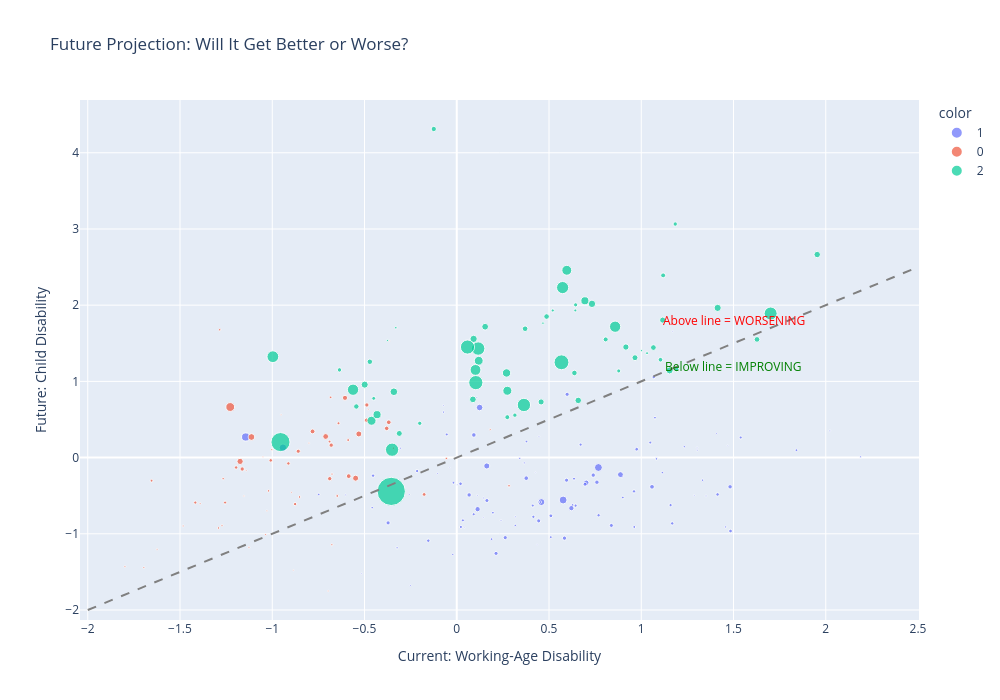

Notebook source saved alongside this figure:
### Code cell
# --- 2.5 Future Projection: Working-Age vs Child Health ---

fig_future = px.scatter(
    df_work,
    x="working_age_health_index",
    y="child_health_index",
    color=df_work["cluster"].astype(str),
    size="total_population",
    hover_name="settlement_name",
    labels={
        "working_age_health_index": "Current: Working-Age Disability",
        "child_health_index": "Future: Child Disability"
    },
    title="Future Projection: Will It Get Better or Worse?"
)

# Add diagonal line (no change)
fig_future.add_shape(
    type="line",
    x0=-2, y0=-2, x1=2.5, y1=2.5,
    line=dict(color="gray", dash="dash")
)

fig_future.add_annotation(
    x=1.5, y=1.8,
    text="Above line = WORSENING",
    showarrow=False,
    font=dict(color="red")
)

fig_future.add_annotation(
    x=1.5, y=1.2,
    text="Below line = IMPROVING",
    showarrow=False,
    font=dict(color="green")
)

fig_future.update_layout(width=1000, height=700)
fig_future.show()

### Figure 1 — Plotly figure (JSON) as saved in the notebook; plotly's stock layout.template omitted (floating-point values rounded to 4 significant figures)
{"data": [{"hovertemplate": "<b>%{hovertext}</b><br><br>color=1<br>Current: Working-Age Disability=%{x}<br>Future: Child Disability=%{y}<br>total_population=%{marker.size}<extra></extra>", "hovertext": ["אבו גוש", "אבו סנאן", "אבו תלול", "אבטין", "אבן שמואל", "אום אל-פחם", "אום בטין", "אכסאל", "אל סייד", "אעבלין", "באקה אל-גרביה", "באר גנים", "בועיינה-נוג'ידאת", "בוקעאתא", "ביר אל-מכסור", "ביר הדאג'", "בית ג'ן", "ביתר עילית", "בסמ\"ה", "בסמת טבעון", "בענה", "ג'דיידה-מכר", "ג'ולס", "ג'לג'וליה", "ג'סר א-זרקא", "ג'ת", "גבע בנימין", "גני מודיעין", "דאלית אל-כרמל", "דבורייה", "דייר אל-אסד", "דייר חנא", "זמר", "זרזיר", "חורה", "חורפיש", "טובא-זנגרייה", "טורעאן", "טייבה", "טירה", "טמרה", "יאנוח-ג'ת", "יבנאל", "יפיע", "ירוחם", "ירכא", "כאבול", "כאוכב אבו אל-היג'א", "כסיפה", "כסרא-סמיע", "כעביה-טבאש-חג'אג'רה", "כפר ברא", "כפר יאסיף", "כפר כמא", "כפר כנא", "כפר מנדא", "כפר מצר", "כפר קאסם", "כפר קרע", "לקיה", "מג'ד אל-כרום", "מג'דל שמס", "מגאר", "מגדל", "מודיעין עילית", "מוקייבלה", "מזרעה", "מייסר", "מסעדה", "מעלה עירון", "מצפה רמון", "משהד", "נאעורה", "נחף", "ניין", "נצרת", "נתיבות", "סאג'ור", "סולם", "סח'נין", "סלמה", "ע'ג'ר", "עוזייר", "עיילבון", "עילוט", "עין מאהל", "עין נקובא", "עין קנייא", "עמנואל", "עספיא", "עראבה", "ערערה", "ערערה-בנגב", "פוריידיס", "פקיעין (בוקייעה)", "קלנסווה", "קריית ארבע", "ראמה", "ראש פינה", "רהט", "ריינה", "רכסים", "שבלי - אום אל-גנם", "שגב-שלום", "שייח' דנון", "שעב", "שפרעם", "תל שבע"], "legendgroup": "1", "marker": {"color": "#636efa", "size": [8426, 14502, 2867, 2931, 2065, 60641, 4371, 15791, 3407, 13228, 35170, 2292, 10969, 7024, 11104, 3666, 12896, 71073, 11698, 8245, 6611, 21134, 6871, 10877, 15778, 9384, 5997, 3084, 20395, 11265, 10052, 11279, 7518, 9299, 23033, 6794, 6905, 15136, 47069, 26833, 36657, 6969, 4502, 19976, 12061, 17188, 13190, 3658, 21654, 9582, 6291, 4148, 10620, 3583, 24636, 22269, 2814, 26353, 20799, 18401, 21794, 11660, 24667, 2076, 86326, 4530, 4149, 2064, 4198, 16152, 5687, 8900, 3169, 14252, 2016, 78999, 54781, 4587, 3065, 35524, 3681, 2887, 3641, 5706, 9163, 14404, 3799, 2392, 5569, 11058, 28010, 21203, 21590, 13838, 6114, 24627, 7910, 8469, 3175, 79100, 17247, 14689, 6830, 13396, 2946, 7869, 43185, 24242], "sizemode": "area", "sizeref": 2537.0, "symbol": "circle"}, "mode": "markers", "name": "1", "orientation": "v", "showlegend": true, "type": "scatter", "x": [0.3779, 1.168, -0.4111, 1.171, 0.07536, 0.4588, 0.1088, 1.414, -0.4242, 0.6439, 0.113, -0.03811, 0.6277, 0.3174, 1.049, -0.251, 0.02239, -0.9421, 0.03333, 0.896, 1.458, 0.4443, 0.454, -0.05417, 1.068, 0.1959, -0.0721, -0.07215, 0.8381, 0.4119, 0.5099, 1.539, -0.4584, 1.841, 0.5838, -0.3234, 1.332, -0.1541, 0.1627, 0.3767, 0.702, 1.115, 2.022, 0.6953, 0.6714, 1.484, 1.159, -0.1049, 0.2129, -0.01776, 1.234, -0.2578, 0.9622, 0.4457, 0.7598, 0.5982, 0.1438, 0.09271, 0.1635, 0.5102, -0.3722, 0.09187, 1.482, 1.468, -1.144, 1.351, 0.1443, 0.04068, 0.3176, 0.02062, 0.3657, 0.9, 0.1112, 0.9607, 0.4266, 0.7679, 0.1239, 0.24, 1.302, 0.6212, 1.408, -0.5159, 1.303, 2.189, 1.074, 0.7689, -0.6026, 0.4353, -0.3058, 0.6356, 1.058, 0.5953, 0.2629, -0.2147, -0.02153, 0.0671, -0.7481, 0.1886, 1.287, 0.5765, 0.9753, -0.4536, 0.3415, 0.4154, 0.002623, 1.083, 0.8872, 0.7397], "xaxis": "x", "y": [0.2101, -0.8636, -0.3701, 1.657, 0.8037, -0.5835, 0.7904, -0.4835, -0.3634, -0.6302, -0.6769, -0.13, -0.6235, -0.8903, 0.1968, -1.677, -0.9103, 0.1301, -0.8236, -0.25, -0.9103, -0.8303, -0.5835, 0.3035, 1.057, -0.7236, 0.597, 0.6837, -0.8903, -0.6302, -1.044, 0.2635, -0.6569, 0.09676, -1.057, -1.184, -0.2967, -1.09, -0.11, -0.27, -0.3301, -0.1967, 0.3502, -0.3501, 0.1701, -0.9636, -0.6235, -0.21, -1.257, -0.3301, 0.1434, -0.4835, -0.9103, 0.2768, -0.3234, 0.8304, -0.7836, 0.2968, -0.5635, -0.7636, -0.8569, -0.7436, -0.3834, 0.1568, 0.2702, -0.5035, -0.5301, -0.917, -0.7769, -0.3434, -0.06997, -0.5235, -0.4968, -0.4434, -0.1967, -0.13, 0.657, -0.8236, 0.1301, -0.6635, 0.3169, -1.524, 0.09676, 0.01006, 0.5236, -0.7569, -0.4901, -1.144, 0.1234, -0.2767, -0.3834, -0.2967, -1.05, -0.1767, -1.27, -0.4901, -0.4835, -1.07, -0.4968, -0.5568, 0.1101, -0.2367, -0.009944, -0.7769, -0.3567, -0.01661, -0.2234, -0.23], "yaxis": "y"}, {"hovertemplate": "<b>%{hovertext}</b><br><br>color=0<br>Current: Working-Age Disability=%{x}<br>Future: Child Disability=%{y}<br>total_population=%{marker.size}<extra></extra>", "hovertext": ["אבן יהודה", "אורנית", "אלון שבות", "אליכין", "אלעד", "אלפי מנשה", "אלקנה", "אפרת", "באר יעקב", "בית אל", "בית אריה-עופרים", "בית דגן", "בנימינה-גבעת עדה", "בת חפר", "ג'ש (גוש חלב)", "גבעת אבני", "גבעת זאב", "גבעת שמואל", "גבעתיים", "גדרה", "גן יבנה", "גן נר", "גני תקווה", "הר אדר", "זכרון יעקב", "חשמונאים", "יד בנימין", "כוכב יאיר", "כפר אדומים", "כפר חב\"ד", "כפר יונה", "כפר תבור", "להבים", "מבשרת ציון", "מודיעין-מכבים-רעות", "מזכרת בתיה", "מיתר", "מעיליא", "מתתיהו", "נווה דניאל", "נוף איילון", "נס ציונה", "סביון", "עומר", "עלי", "עתלית", "פרדסייה", "צור הדסה", "צור יצחק", "קדומים", "קדימה-צורן", "קיסריה", "קציר", "קריית אונו", "קריית טבעון", "קריית יערים", "קרני שומרון", "רמת השרון", "רמת ישי", "שוהם", "תל מונד"], "legendgroup": "0", "marker": {"color": "#EF553B", "size": [14088, 9317, 3290, 3485, 49582, 7940, 4565, 12746, 33689, 6722, 5503, 7226, 15029, 5117, 3111, 2155, 23424, 29004, 57327, 29884, 24777, 2642, 24163, 3966, 23877, 3186, 4326, 9796, 4738, 6557, 28151, 4516, 7241, 26097, 100113, 16185, 11790, 3165, 3437, 2568, 2134, 45315, 4176, 8464, 4585, 10912, 7755, 10083, 7047, 4871, 22017, 6031, 2678, 42385, 17981, 7036, 10551, 45758, 7841, 23519, 14760], "sizemode": "area", "sizeref": 2537.0, "symbol": "circle"}, "mode": "markers", "name": "0", "orientation": "v", "showlegend": true, "type": "scatter", "x": [-0.8761, -0.6478, -1.154, -0.8012, -1.174, -0.6835, -1.483, -1.417, -0.6057, -1.291, -1.003, -0.05627, -1.196, -1.272, -0.8957, -0.3643, -0.4872, -0.5856, -1.113, -0.7815, -0.4887, -0.4797, -0.6805, -1.624, -0.6884, -1.029, -1.391, -0.6893, -1.696, -0.6761, -0.3684, 0.1815, -1.02, -0.3796, -1.228, -1.008, -1.256, -0.6965, -1.141, -1.05, -0.8852, -0.5308, -1.036, 0.2833, -1.798, -0.6409, -0.8521, -1.654, -1.285, -1.126, -0.8592, -0.6769, -0.9522, -0.7104, -0.1767, -1.266, -0.5886, -0.5482, -0.343, -1.163, -0.9126], "xaxis": "x", "y": [-0.6102, -0.5035, -0.5035, 0.1901, -0.04996, 0.7904, -0.897, -0.5902, 0.7837, -0.9236, 0.1034, -0.009944, -0.13, -0.8903, -0.4568, 1.531, 0.6903, -0.2434, 0.2702, 0.3435, 0.4903, 0.6303, 0.1635, -1.204, -0.2767, -0.6969, -0.6035, 0.2101, -1.444, -0.2167, 0.4636, 0.3702, -0.4368, 0.3835, 0.6637, -0.03662, -0.5902, -1.751, -0.17, 0.01006, -1.477, 0.3102, -1.01, -0.3701, -1.43, 0.4502, -0.5168, -0.3034, 1.677, -1.177, 0.08343, -1.144, 0.5636, 0.2768, -0.4835, -0.2767, 0.2302, -0.27, 0.1234, -0.15, -0.07664], "yaxis": "y"}, {"hovertemplate": "<b>%{hovertext}</b><br><br>color=2<br>Current: Working-Age Disability=%{x}<br>Future: Child Disability=%{y}<br>total_population=%{marker.size}<extra></extra>", "hovertext": ["אופקים", "אור יהודה", "אור עקיבא", "אזור", "אילת", "אריאל", "אשדוד", "אשקלון", "באר שבע", "בית שאן", "בית שמש", "בני ברק", "בני עי\"ש", "בת ים", "דימונה", "הוד השרון", "הרצלייה", "חדרה", "חולון", "חיפה", "חצור הגלילית", "חריש", "טבריה", "טירת כרמל", "יבנה", "יהוד", "יקנעם עילית", "ירושלים", "כפר ורדים", "כפר סבא", "כרמיאל", "לוד", "מגדל העמק", "מעלה אדומים", "מעלות-תרשיחא", "נהרייה", "נוף הגליל", "נשר", "נתניה", "עכו", "עפולה", "ערד", "פרדס חנה-כרכור", "פתח תקווה", "צפת", "קצרין", "קריית אתא", "קריית ביאליק", "קריית גת", "קריית ים", "קריית מוצקין", "קריית מלאכי", "קריית עקרון", "קריית שמונה", "ראש העין", "ראשון לציון", "רחובות", "רמלה", "רמת גן", "רעננה", "שדרות", "שלומי", "תל אביב -יפו"], "legendgroup": "2", "marker": {"color": "#00cc96", "size": [40184, 39382, 24165, 12496, 57781, 19128, 227285, 160929, 214661, 21317, 175767, 223585, 6515, 124600, 41136, 63403, 104165, 103959, 187734, 279968, 11134, 37909, 52388, 30938, 56921, 31324, 24749, 1014874, 5549, 99158, 47769, 89230, 28708, 37165, 23448, 67695, 47542, 21881, 226189, 53986, 65478, 31958, 45270, 255952, 39301, 8380, 61710, 45354, 70214, 41520, 50191, 27668, 10888, 24400, 74367, 254174, 149399, 82371, 162214, 82844, 35796, 8093, 461649], "sizemode": "area", "sizeref": 2537.0, "symbol": "circle"}, "mode": "markers", "name": "2", "orientation": "v", "showlegend": true, "type": "scatter", "x": [0.3706, 0.4869, 0.3151, 0.5205, 0.1539, -0.4501, 0.1161, 0.8585, 1.701, 0.8781, -0.9967, -0.3506, 1.002, 0.5965, 1.066, -0.4989, -0.462, 0.2742, 0.5738, 0.5676, 0.6426, -0.4711, 1.954, 1.119, 0.08759, 0.274, -0.6357, -0.355, -0.3753, 0.1191, 0.4572, 0.2699, 1.191, -0.5443, -0.2005, 0.09132, 1.116, 0.6443, 0.364, 0.6584, 1.414, 0.8073, -0.3114, 0.1033, 0.6378, 0.4673, 1.154, 0.966, 0.7328, 1.627, 0.9167, 1.104, 1.031, 1.184, -0.3409, 0.05832, 0.1017, 0.6945, -0.5621, -0.432, -0.1245, -0.3303, -0.9554], "xaxis": "x", "y": [1.691, 1.851, 0.5569, 1.931, 1.717, 0.777, 1.431, 1.717, 1.891, 1.137, 1.324, 0.1034, 1.404, 2.458, 1.444, 0.9571, 0.4836, 0.8771, 2.231, 1.251, 1.931, 1.257, 2.664, 2.391, 0.7637, 0.5303, 1.151, -0.4434, 1.537, 1.271, 0.7303, 1.11, 1.157, 0.6703, 0.4502, 1.557, 1.804, 2.004, 0.6903, 0.7504, 1.964, 1.551, 0.3169, 0.9838, 1.11, 1.764, 1.144, 1.311, 2.018, 1.551, 1.451, 1.284, 1.371, 3.065, 0.8637, 1.451, 1.151, 2.058, 0.8904, 0.5636, 4.312, 1.704, 0.2035], "yaxis": "y"}], "layout": {"annotations": [{"font": {"color": "red"}, "showarrow": false, "text": "Above line = WORSENING", "x": 1.5, "y": 1.8}, {"font": {"color": "green"}, "showarrow": false, "text": "Below line = IMPROVING", "x": 1.5, "y": 1.2}], "height": 700, "legend": {"itemsizing": "constant", "title": {"text": "color"}, "tracegroupgap": 0}, "shapes": [{"line": {"color": "gray", "dash": "dash"}, "type": "line", "x0": -2, "x1": 2.5, "y0": -2, "y1": 2.5}], "title": {"text": "Future Projection: Will It Get Better or Worse?"}, "width": 1000, "xaxis": {"anchor": "y", "domain": [0, 1], "title": {"text": "Current: Working-Age Disability"}}, "yaxis": {"anchor": "x", "domain": [0, 1], "title": {"text": "Future: Child Disability"}}}}
